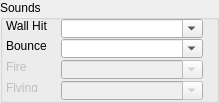
    <widget class="QGroupBox" name="IDC_STATIC">
      <property name="geometry">
        <rect>
          <x>404</x>
          <y>34</y>
          <width>219</width>
          <height>103</height>
        </rect>
      </property>
      <property name="title">
        <string>Sounds</string>
      </property>
      <property name="visible">
        <bool>true</bool>
      </property>
      <property name="enabled">
        <bool>true</bool>
      </property>
      <property name="flat">
        <bool>false</bool>
      </property>
      <widget class="QLabel" name="IDC_STATIC_2">
        <property name="geometry">
          <rect>
            <x>6</x>
            <y>19</y>
            <width>44</width>
            <height>11</height>
          </rect>
        </property>
        <property name="text">
          <string>Wall Hit</string>
        </property>
        <property name="visible">
          <bool>true</bool>
        </property>
        <property name="enabled">
          <bool>true</bool>
        </property>
        <property name="alignment">
          <set>Qt::AlignLeft</set>
        </property>
      </widget>
      <widget class="QComboBox" name="IDC_WEAPON_WALL_SOUND_PULLDOWN">
        <property name="maxVisibleItems">
          <number>8</number>
        </property>
        <property name="geometry">
          <rect>
            <x>61</x>
            <y>19</y>
            <width>142</width>
            <height>19</height>
          </rect>
        </property>
        <property name="visible">
          <bool>true</bool>
        </property>
        <property name="enabled">
          <bool>true</bool>
        </property>
        <property name="editable">
          <bool>true</bool>
        </property>
      </widget>
      <widget class="QLabel" name="IDC_STATIC_3">
        <property name="geometry">
          <rect>
            <x>6</x>
            <y>39</y>
            <width>47</width>
            <height>11</height>
          </rect>
        </property>
        <property name="text">
          <string>Bounce</string>
        </property>
        <property name="visible">
          <bool>true</bool>
        </property>
        <property name="enabled">
          <bool>true</bool>
        </property>
        <property name="alignment">
          <set>Qt::AlignLeft</set>
        </property>
      </widget>
      <widget class="QComboBox" name="IDC_WEAPON_BOUNCE_SOUND_COMBO">
        <property name="maxVisibleItems">
          <number>2</number>
        </property>
        <property name="geometry">
          <rect>
            <x>61</x>
            <y>39</y>
            <width>142</width>
            <height>19</height>
          </rect>
        </property>
        <property name="visible">
          <bool>true</bool>
        </property>
        <property name="enabled">
          <bool>true</bool>
        </property>
        <property name="editable">
          <bool>true</bool>
        </property>
      </widget>
      <widget class="QLabel" name="IDC_STATIC_4">
        <property name="geometry">
          <rect>
            <x>6</x>
            <y>60</y>
            <width>44</width>
            <height>11</height>
          </rect>
        </property>
        <property name="text">
          <string>Fire</string>
        </property>
        <property name="visible">
          <bool>true</bool>
        </property>
        <property name="enabled">
          <bool>false</bool>
        </property>
        <property name="alignment">
          <set>Qt::AlignLeft</set>
        </property>
      </widget>
      <widget class="QComboBox" name="IDC_FIRE_SOUND_PULLDOWN">
        <property name="maxVisibleItems">
          <number>5</number>
        </property>
        <property name="geometry">
          <rect>
            <x>61</x>
            <y>60</y>
            <width>142</width>
            <height>19</height>
          </rect>
        </property>
        <property name="visible">
          <bool>true</bool>
        </property>
        <property name="enabled">
          <bool>false</bool>
        </property>
        <property name="editable">
          <bool>true</bool>
        </property>
      </widget>
      <widget class="QLabel" name="IDC_STATIC_5">
        <property name="geometry">
          <rect>
            <x>6</x>
            <y>81</y>
            <width>44</width>
            <height>11</height>
          </rect>
        </property>
        <property name="text">
          <string>Flying</string>
        </property>
        <property name="visible">
          <bool>true</bool>
        </property>
        <property name="enabled">
          <bool>false</bool>
        </property>
        <property name="alignment">
          <set>Qt::AlignLeft</set>
        </property>
      </widget>
      <widget class="QComboBox" name="IDC_FLYING_SOUND_PULLDOWN">
        <property name="maxVisibleItems">
          <number>5</number>
        </property>
        <property name="geometry">
          <rect>
            <x>61</x>
            <y>81</y>
            <width>142</width>
            <height>19</height>
          </rect>
        </property>
        <property name="visible">
          <bool>true</bool>
        </property>
        <property name="enabled">
          <bool>false</bool>
        </property>
        <property name="editable">
          <bool>true</bool>
        </property>
      </widget>
    </widget>
